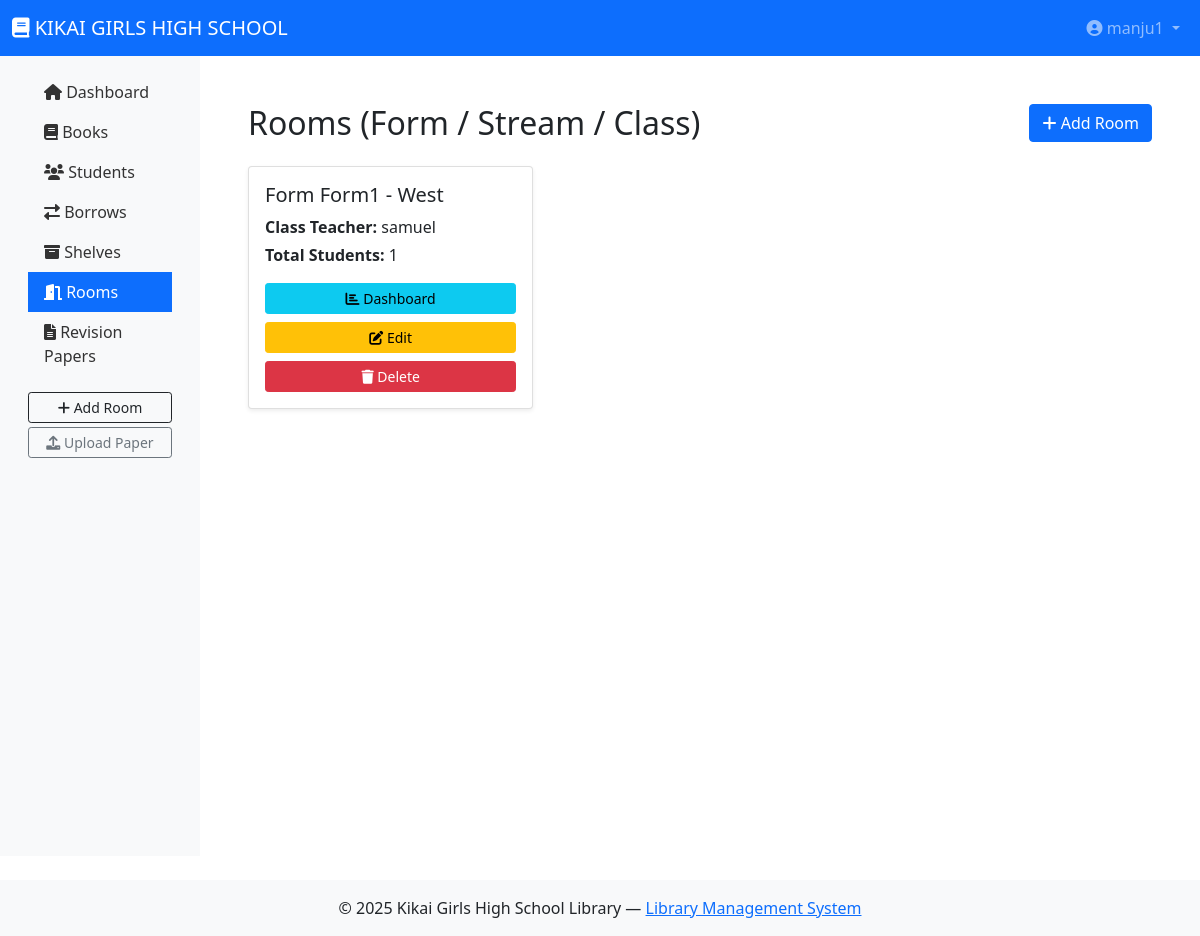
Page /library/rooms/ (signed in) on the committed database.
### library/models.py (models this page shows, shortened)
class Room(models.Model):
    form = models.CharField(max_length=20)
    stream = models.CharField(max_length=20)
    class_teacher = models.CharField(max_length=100, blank=True, null=True)
    total_students = models.PositiveIntegerField(default=0, editable=False)
    class Meta:
        unique_together = ('form', 'stream')

### library/views.py (the view)
# urls.py: path('rooms/', views.room_list, name='room_list'),
@login_required
def room_list(request):
    rooms = Room.objects.all()
    return render(request, 'rooms/room_list.html', {'rooms': rooms})

### templates/rooms/room_list.html (shortened to what this page needs)
{% extends 'base.html' %}
{% block content %}
<div class="container mt-4">
  <div class="d-flex flex-column flex-md-row justify-content-between align-items-start align-items-md-center mb-4 gap-3">
    <h2 class="mb-0">Rooms (Form / Stream / Class)</h2>
    <a href="{% url 'room_create' %}" class="btn btn-primary">
      <i class="fas fa-plus"></i> Add Room
    </a>
  </div>
  {% if rooms %}
  <div class="row g-4">
    {% for room in rooms %}
    <div class="col-12 col-sm-6 col-lg-4">
      <div class="card shadow-sm h-100">
        <div class="card-body d-flex flex-column justify-content-between">
          <div>
            <h5 class="card-title mb-2">Form {{ room.form }} - {{ room.stream }}</h5>
            <p class="mb-1"><strong>Class Teacher:</strong> {{ room.class_teacher }}</p>
            <p class="mb-3">
              <strong>Total Students:</strong>
              {% if room.total_students is not None %}
                {{ room.total_students }}
              {% else %}
                {{ room.students.count }}
              {% endif %}
            </p>
          </div>
          <div class="d-grid gap-2">
            <a href="{% url 'room_dashboard' room.id %}" class="btn btn-info btn-sm">
              <i class="fas fa-chart-bar"></i> Dashboard
            </a>
            <a href="{% url 'room_edit' room.id %}" class="btn btn-warning btn-sm">
              <i class="fas fa-edit"></i> Edit
            </a>
            <a href="{% url 'room_delete' room.id %}" class="btn btn-danger btn-sm">
              <i class="fas fa-trash"></i> Delete
            </a>
          </div>
        </div>
      </div>
    </div>
    {% endfor %}
  </div>
  {% else %}
  <div class="alert alert-info text-center mt-4">
    No rooms available.
  </div>
  {% endif %}
</div>
{% endblock %}

### templates/base.html (shortened to what this page needs)
<!doctype html>
<html lang="en">
<head>
  <link href="https://cdn.jsdelivr.net/npm/bootstrap@5.1.3/dist/css/bootstrap.min.css" rel="stylesheet">
  <link href="https://cdnjs.cloudflare.com/ajax/libs/font-awesome/6.0.0/css/all.min.css" rel="stylesheet">
</head>
<body>
  {% if user.is_authenticated %}
  <nav class="navbar navbar-expand-lg navbar-dark bg-primary">
    <div class="container-fluid">
      <a class="navbar-brand" href="{% url 'dashboard' %}">
        <i class="fas fa-book"></i> KIKAI GIRLS HIGH SCHOOL
      </a>
      <div class="collapse navbar-collapse">
        <ul class="navbar-nav ms-auto">
          <li class="nav-item dropdown">
            <a class="nav-link dropdown-toggle" href="#" id="profileDropdown" role="button" data-bs-toggle="dropdown">
              <i class="fas fa-user-circle"></i> {{ user.username }}
            </a>
          </li>
        </ul>
      </div>
    </div>
  </nav>
  {% endif %}
  <div class="container-fluid">
    <div class="row">
      {% if user.is_authenticated %}
      <nav class="col-lg-2 d-none d-lg-block sidebar py-3">
        {% include 'includes/sidebar_links.html' %}
      </nav>
      {% endif %}
      <main class="{% if user.is_authenticated %}col-lg-10{% else %}col-12{% endif %} main-content">
        {% block content %}{% endblock %}
      </main>
    </div>
  </div>
  <footer class="bg-light text-center py-3 mt-4">
    © {% now "Y" %} Kikai Girls High School Library —
    <a href="#">Library Management System</a>
  </footer>
</body>
</html>

### templates/base.html (style rules this page uses)
.sidebar { background-color: #f8f9fa; min-height: 100vh; }
.main-content { padding: 1.5rem; }

### rows in the picture
Room: form "Form1", stream "West", class_teacher "samuel", total_students "1"

### other values in the picture
{{ user.username }} "manju1"
